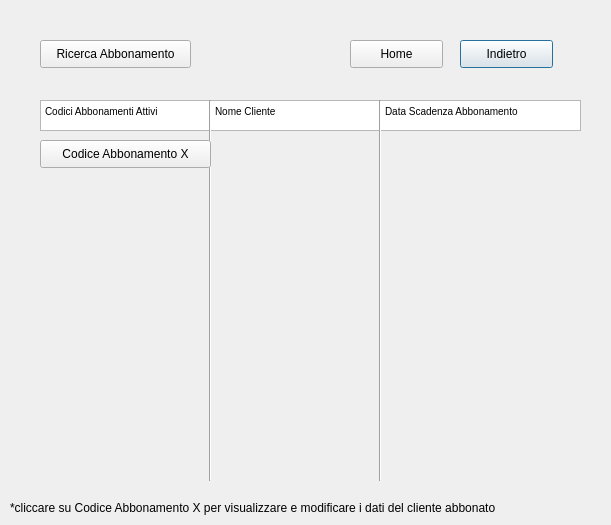
<?xml version="1.0" encoding="UTF-8"?>
<ui version="4.0">
 <class>Dialog</class>
 <widget class="QDialog" name="Dialog">
  <property name="geometry">
   <rect>
    <x>0</x>
    <y>0</y>
    <width>611</width>
    <height>525</height>
   </rect>
  </property>
  <property name="windowTitle">
   <string>Gestione Abbonamenti</string>
  </property>
  <widget class="QPushButton" name="pushButton">
   <property name="geometry">
    <rect>
     <x>460</x>
     <y>40</y>
     <width>93</width>
     <height>28</height>
    </rect>
   </property>
   <property name="text">
    <string>Indietro</string>
   </property>
  </widget>
  <widget class="QPushButton" name="pushButton_2">
   <property name="geometry">
    <rect>
     <x>350</x>
     <y>40</y>
     <width>93</width>
     <height>28</height>
    </rect>
   </property>
   <property name="text">
    <string>Home</string>
   </property>
  </widget>
  <widget class="QPushButton" name="pushButton_3">
   <property name="geometry">
    <rect>
     <x>40</x>
     <y>40</y>
     <width>151</width>
     <height>28</height>
    </rect>
   </property>
   <property name="text">
    <string>Ricerca Abbonamento</string>
   </property>
  </widget>
  <widget class="QTextBrowser" name="textBrowser">
   <property name="geometry">
    <rect>
     <x>40</x>
     <y>100</y>
     <width>171</width>
     <height>31</height>
    </rect>
   </property>
   <property name="html">
    <string>&lt;!DOCTYPE HTML PUBLIC &quot;-//W3C//DTD HTML 4.0//EN&quot; &quot;http://www.w3.org/TR/REC-html40/strict.dtd&quot;&gt;
&lt;html&gt;&lt;head&gt;&lt;meta name=&quot;qrichtext&quot; content=&quot;1&quot; /&gt;&lt;style type=&quot;text/css&quot;&gt;
p, li { white-space: pre-wrap; }
&lt;/style&gt;&lt;/head&gt;&lt;body style=&quot; font-family:'MS Shell Dlg 2'; font-size:7.8pt; font-weight:400; font-style:normal;&quot;&gt;
&lt;p style=&quot; margin-top:0px; margin-bottom:0px; margin-left:0px; margin-right:0px; -qt-block-indent:0; text-indent:0px;&quot;&gt;Codici Abbonamenti Attivi&lt;/p&gt;&lt;/body&gt;&lt;/html&gt;</string>
   </property>
  </widget>
  <widget class="Line" name="line">
   <property name="geometry">
    <rect>
     <x>40</x>
     <y>120</y>
     <width>531</width>
     <height>16</height>
    </rect>
   </property>
   <property name="orientation">
    <enum>Qt::Horizontal</enum>
   </property>
  </widget>
  <widget class="QTextBrowser" name="textBrowser_2">
   <property name="geometry">
    <rect>
     <x>210</x>
     <y>100</y>
     <width>171</width>
     <height>31</height>
    </rect>
   </property>
   <property name="html">
    <string>&lt;!DOCTYPE HTML PUBLIC &quot;-//W3C//DTD HTML 4.0//EN&quot; &quot;http://www.w3.org/TR/REC-html40/strict.dtd&quot;&gt;
&lt;html&gt;&lt;head&gt;&lt;meta name=&quot;qrichtext&quot; content=&quot;1&quot; /&gt;&lt;style type=&quot;text/css&quot;&gt;
p, li { white-space: pre-wrap; }
&lt;/style&gt;&lt;/head&gt;&lt;body style=&quot; font-family:'MS Shell Dlg 2'; font-size:7.8pt; font-weight:400; font-style:normal;&quot;&gt;
&lt;p style=&quot; margin-top:0px; margin-bottom:0px; margin-left:0px; margin-right:0px; -qt-block-indent:0; text-indent:0px;&quot;&gt;Nome Cliente&lt;/p&gt;&lt;/body&gt;&lt;/html&gt;</string>
   </property>
  </widget>
  <widget class="QTextBrowser" name="textBrowser_3">
   <property name="geometry">
    <rect>
     <x>380</x>
     <y>100</y>
     <width>201</width>
     <height>31</height>
    </rect>
   </property>
   <property name="html">
    <string>&lt;!DOCTYPE HTML PUBLIC &quot;-//W3C//DTD HTML 4.0//EN&quot; &quot;http://www.w3.org/TR/REC-html40/strict.dtd&quot;&gt;
&lt;html&gt;&lt;head&gt;&lt;meta name=&quot;qrichtext&quot; content=&quot;1&quot; /&gt;&lt;style type=&quot;text/css&quot;&gt;
p, li { white-space: pre-wrap; }
&lt;/style&gt;&lt;/head&gt;&lt;body style=&quot; font-family:'MS Shell Dlg 2'; font-size:7.8pt; font-weight:400; font-style:normal;&quot;&gt;
&lt;p style=&quot; margin-top:0px; margin-bottom:0px; margin-left:0px; margin-right:0px; -qt-block-indent:0; text-indent:0px;&quot;&gt;Data Scadenza Abbonamento&lt;/p&gt;&lt;/body&gt;&lt;/html&gt;</string>
   </property>
  </widget>
  <widget class="Line" name="line_2">
   <property name="geometry">
    <rect>
     <x>200</x>
     <y>100</y>
     <width>20</width>
     <height>381</height>
    </rect>
   </property>
   <property name="orientation">
    <enum>Qt::Vertical</enum>
   </property>
  </widget>
  <widget class="Line" name="line_3">
   <property name="geometry">
    <rect>
     <x>370</x>
     <y>100</y>
     <width>20</width>
     <height>381</height>
    </rect>
   </property>
   <property name="orientation">
    <enum>Qt::Vertical</enum>
   </property>
  </widget>
  <widget class="QPushButton" name="pushButton_4">
   <property name="geometry">
    <rect>
     <x>40</x>
     <y>140</y>
     <width>171</width>
     <height>28</height>
    </rect>
   </property>
   <property name="text">
    <string>Codice Abbonamento X</string>
   </property>
  </widget>
  <widget class="QLabel" name="label">
   <property name="geometry">
    <rect>
     <x>10</x>
     <y>500</y>
     <width>561</width>
     <height>16</height>
    </rect>
   </property>
   <property name="text">
    <string>*cliccare su Codice Abbonamento X per visualizzare e modificare i dati del cliente abbonato</string>
   </property>
  </widget>
  <zorder>line</zorder>
  <zorder>pushButton</zorder>
  <zorder>pushButton_2</zorder>
  <zorder>pushButton_3</zorder>
  <zorder>textBrowser</zorder>
  <zorder>textBrowser_2</zorder>
  <zorder>textBrowser_3</zorder>
  <zorder>line_2</zorder>
  <zorder>line_3</zorder>
  <zorder>pushButton_4</zorder>
  <zorder>label</zorder>
 </widget>
 <resources/>
 <connections/>
</ui>
